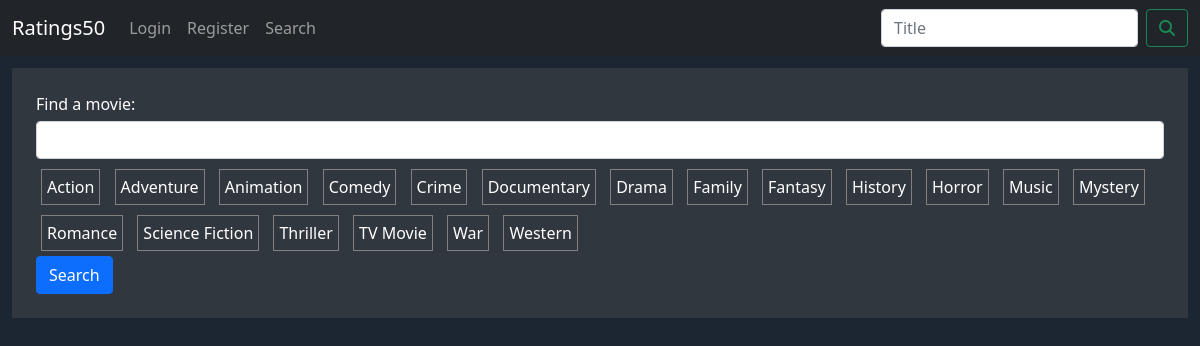
Screenshot of /ratings50/search with the database file from the repository.
### ratings50/models.py (models this page shows)
class Genre(models.Model):
    name = models.CharField(max_length=64)
    def __str__(self):
        return f"{self.name}"

### ratings50/views.py (the view, shortened to what this page needs)
# urls.py: path('search', views.search, name="search"),
def search(request):
    if request.method == "GET":
        form = SearchForm()
        return render(request, "ratings50/search.html", {'form': form})

### ratings50/views.py
class SearchForm(forms.Form):
    title = forms.CharField(label="Find a movie", required=False)
    genre = forms.ModelMultipleChoiceField(
        queryset=Genre.objects.all(),
        required=False,
        widget=forms.CheckboxSelectMultiple,
    )

### ratings50/templates/ratings50/search.html (shortened to what this page needs)
{% extends 'ratings50/layout.html' %}
{% load static %}
{% load widget_tweaks %}
{% block body %}
    <div class="search-form">
        <form action="{% url 'search' %}" method="post">
            <label for="{{ form.title.id }}">{{ form.title.label }}:</label>
            {% render_field form.title class='form-control' %}
            <div class="genre-boxes">
                {% for genre in form.genre %}
                    <div class="genre">
                        {{ genre }}
                    </div>
                {% endfor %}
            </div>
            <input type="submit" class="btn btn-primary" value="Search">
        </form>
    </div>
{% endblock %}

### ratings50/static/ratings50/style.css (style rules this page uses)
.page-body { background-color: #1b2632; }
.form-body, .search-form { background-color: #31373f; padding: 2%; margin: 1%; color: white; }
.form-body label, .search-form label { color: white; }
.form-body .form-control, .search-form .form-control { margin-top: 5px; margin-bottom: 5px; }
.form-body .genre-boxes .genre, .search-form .genre-boxes .genre { display: inline-block; padding: 5px; margin: 5px; border: solid grey 1px; background-color: #31373f; }

### rows the page displays
Genre: genre "Action"
Genre: genre "Adventure"
Genre: genre "Animation"
Genre: genre "Comedy"
Genre: genre "Crime"
Genre: genre "Documentary"
Genre: genre "Drama"
Genre: genre "Family"
Genre: genre "Fantasy"
Genre: genre "History"
Genre: genre "Horror"
Genre: genre "Music"
Genre: genre "Mystery"
Genre: genre "Romance"
Genre: genre "Science Fiction"
Genre: genre "Thriller"
Genre: genre "TV Movie"
Genre: genre "War"
Genre: genre "Western"
